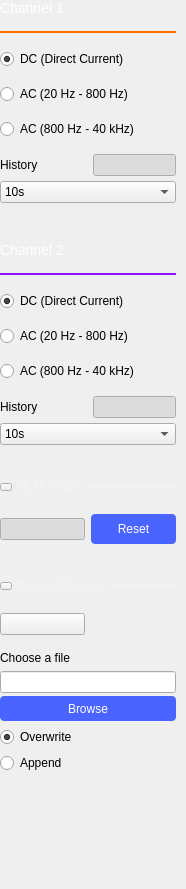
        <widget class="QWidget" name="scrollAreaWidgetContents">
         <property name="geometry">
          <rect>
           <x>0</x>
           <y>-152</y>
           <width>186</width>
           <height>889</height>
          </rect>
         </property>
         <property name="sizePolicy">
          <sizepolicy hsizetype="Preferred" vsizetype="Preferred">
           <horstretch>0</horstretch>
           <verstretch>0</verstretch>
          </sizepolicy>
         </property>
         <layout class="QVBoxLayout" name="verticalLayout_6">
          <property name="spacing">
           <number>15</number>
          </property>
          <property name="leftMargin">
           <number>0</number>
          </property>
          <property name="topMargin">
           <number>0</number>
          </property>
          <property name="rightMargin">
           <number>10</number>
          </property>
          <property name="bottomMargin">
           <number>20</number>
          </property>
          <item>
           <widget class="QLabel" name="label">
            <property name="sizePolicy">
             <sizepolicy hsizetype="Minimum" vsizetype="Preferred">
              <horstretch>0</horstretch>
              <verstretch>0</verstretch>
             </sizepolicy>
            </property>
            <property name="styleSheet">
             <string notr="true">QLabel {
	color: white;
	font-size:14px;
	font-weight:normal;
}</string>
            </property>
            <property name="text">
             <string>Channel 1</string>
            </property>
           </widget>
          </item>
          <item>
           <widget class="Line" name="line">
            <property name="sizePolicy">
             <sizepolicy hsizetype="Minimum" vsizetype="Fixed">
              <horstretch>0</horstretch>
              <verstretch>0</verstretch>
             </sizepolicy>
            </property>
            <property name="styleSheet">
             <string notr="true">QFrame { color: #ff7200; }</string>
            </property>
            <property name="frameShadow">
             <enum>QFrame::Plain</enum>
            </property>
            <property name="lineWidth">
             <number>2</number>
            </property>
            <property name="orientation">
             <enum>Qt::Horizontal</enum>
            </property>
           </widget>
          </item>
          <item>
           <layout class="QVBoxLayout" name="verticalLayout_4">
            <item>
             <widget class="QRadioButton" name="btn_ch1_dc">
              <property name="text">
               <string>DC (Direct Current)</string>
              </property>
              <property name="checked">
               <bool>true</bool>
              </property>
              <attribute name="buttonGroup">
               <string notr="true">buttonGroup</string>
              </attribute>
             </widget>
            </item>
            <item>
             <widget class="QRadioButton" name="btn_ch1_ac">
              <property name="text">
               <string>AC (20 Hz - 800 Hz)</string>
              </property>
              <attribute name="buttonGroup">
               <string notr="true">buttonGroup</string>
              </attribute>
             </widget>
            </item>
            <item>
             <widget class="QRadioButton" name="btn_ch1_ac2">
              <property name="text">
               <string>AC (800 Hz - 40 kHz)</string>
              </property>
              <attribute name="buttonGroup">
               <string notr="true">buttonGroup</string>
              </attribute>
             </widget>
            </item>
           </layout>
          </item>
          <item>
           <layout class="QGridLayout" name="gridLayout">
            <property name="spacing">
             <number>5</number>
            </property>
            <item row="2" column="0" colspan="2">
             <widget class="QComboBox" name="historySizeCh1">
              <property name="sizePolicy">
               <sizepolicy hsizetype="Preferred" vsizetype="Fixed">
                <horstretch>0</horstretch>
                <verstretch>0</verstretch>
               </sizepolicy>
              </property>
              <property name="minimumSize">
               <size>
                <width>80</width>
                <height>0</height>
               </size>
              </property>
              <property name="currentIndex">
               <number>1</number>
              </property>
              <item>
               <property name="text">
                <string>1s</string>
               </property>
              </item>
              <item>
               <property name="text">
                <string>10s</string>
               </property>
              </item>
              <item>
               <property name="text">
                <string>60s</string>
               </property>
              </item>
             </widget>
            </item>
            <item row="0" column="0" colspan="2">
             <layout class="QHBoxLayout" name="horizontalLayout_4">
              <property name="spacing">
               <number>10</number>
              </property>
              <property name="topMargin">
               <number>0</number>
              </property>
              <item>
               <widget class="QLabel" name="label_3">
                <property name="text">
                 <string>History</string>
                </property>
               </widget>
              </item>
              <item>
               <widget class="adiscope::CustomSwitch" name="histogramCh1">
                <property name="checkable">
                 <bool>true</bool>
                </property>
                <property name="checked">
                 <bool>true</bool>
                </property>
               </widget>
              </item>
             </layout>
            </item>
           </layout>
          </item>
          <item>
           <spacer name="verticalSpacer_3">
            <property name="orientation">
             <enum>Qt::Vertical</enum>
            </property>
            <property name="sizeType">
             <enum>QSizePolicy::Fixed</enum>
            </property>
            <property name="sizeHint" stdset="0">
             <size>
              <width>0</width>
              <height>24</height>
             </size>
            </property>
           </spacer>
          </item>
          <item>
           <widget class="QLabel" name="label_2">
            <property name="sizePolicy">
             <sizepolicy hsizetype="Minimum" vsizetype="Preferred">
              <horstretch>0</horstretch>
              <verstretch>0</verstretch>
             </sizepolicy>
            </property>
            <property name="autoFillBackground">
             <bool>false</bool>
            </property>
            <property name="styleSheet">
             <string notr="true">QLabel {
	color: white;
	font-size:14px;
	font-weight:normal;
}</string>
            </property>
            <property name="text">
             <string>Channel 2</string>
            </property>
           </widget>
          </item>
          <item>
           <widget class="Line" name="line_2">
            <property name="sizePolicy">
             <sizepolicy hsizetype="Minimum" vsizetype="Fixed">
              <horstretch>0</horstretch>
              <verstretch>0</verstretch>
             </sizepolicy>
            </property>
            <property name="styleSheet">
             <string notr="true">QFrame { color: #9013fe; }</string>
            </property>
            <property name="frameShadow">
             <enum>QFrame::Plain</enum>
            </property>
            <property name="lineWidth">
             <number>2</number>
            </property>
            <property name="orientation">
             <enum>Qt::Horizontal</enum>
            </property>
           </widget>
          </item>
          <item>
           <layout class="QVBoxLayout" name="verticalLayout_5">
            <item>
             <widget class="QRadioButton" name="btn_ch2_dc">
              <property name="text">
               <string>DC (Direct Current)</string>
              </property>
              <property name="checked">
               <bool>true</bool>
              </property>
              <attribute name="buttonGroup">
               <string notr="true">buttonGroup_2</string>
              </attribute>
             </widget>
            </item>
            <item>
             <widget class="QRadioButton" name="btn_ch2_ac">
              <property name="text">
               <string>AC (20 Hz - 800 Hz)</string>
              </property>
              <attribute name="buttonGroup">
               <string notr="true">buttonGroup_2</string>
              </attribute>
             </widget>
            </item>
            <item>
             <widget class="QRadioButton" name="btn_ch2_ac2">
              <property name="text">
               <string>AC (800 Hz - 40 kHz)</string>
              </property>
              <attribute name="buttonGroup">
               <string notr="true">buttonGroup_2</string>
              </attribute>
             </widget>
            </item>
           </layout>
          </item>
          <item>
           <layout class="QGridLayout" name="gridLayout_2">
            <property name="spacing">
             <number>5</number>
            </property>
            <item row="3" column="0" colspan="2">
             <widget class="QComboBox" name="historySizeCh2">
              <property name="sizePolicy">
               <sizepolicy hsizetype="Preferred" vsizetype="Fixed">
                <horstretch>0</horstretch>
                <verstretch>0</verstretch>
               </sizepolicy>
              </property>
              <property name="minimumSize">
               <size>
                <width>80</width>
                <height>0</height>
               </size>
              </property>
              <property name="currentIndex">
               <number>1</number>
              </property>
              <item>
               <property name="text">
                <string>1s</string>
               </property>
              </item>
              <item>
               <property name="text">
                <string>10s</string>
               </property>
              </item>
              <item>
               <property name="text">
                <string>60s</string>
               </property>
              </item>
             </widget>
            </item>
            <item row="2" column="0" colspan="2">
             <layout class="QHBoxLayout" name="horizontalLayout_3">
              <property name="spacing">
               <number>10</number>
              </property>
              <property name="topMargin">
               <number>0</number>
              </property>
              <item>
               <widget class="QLabel" name="label_5">
                <property name="text">
                 <string>History</string>
                </property>
               </widget>
              </item>
              <item>
               <widget class="adiscope::CustomSwitch" name="histogramCh2">
                <property name="checkable">
                 <bool>true</bool>
                </property>
                <property name="checked">
                 <bool>true</bool>
                </property>
               </widget>
              </item>
             </layout>
            </item>
           </layout>
          </item>
          <item>
           <spacer name="verticalSpacer">
            <property name="orientation">
             <enum>Qt::Vertical</enum>
            </property>
            <property name="sizeType">
             <enum>QSizePolicy::Fixed</enum>
            </property>
            <property name="sizeHint" stdset="0">
             <size>
              <width>0</width>
              <height>20</height>
             </size>
            </property>
           </spacer>
          </item>
          <item>
           <layout class="QHBoxLayout" name="horizontalLayout_12">
            <property name="spacing">
             <number>0</number>
            </property>
            <property name="topMargin">
             <number>0</number>
            </property>
            <item>
             <widget class="QPushButton" name="btnCollapsePeakHold">
              <property name="styleSheet">
               <string notr="true">QPushButton {
  max-height: 6px;
  max-width: 10px;
  border-image: url(:/icons/sba_cmb_box_arrow.svg);
}

QPushButton:checked
{
  max-height: 10px;
  max-width:  6px;
border-image: url(:/icons/sba_cmb_box_arrow_right.svg);
}



</string>
              </property>
              <property name="text">
               <string/>
              </property>
              <property name="checkable">
               <bool>true</bool>
              </property>
             </widget>
            </item>
            <item>
             <widget class="QLabel" name="label_12">
              <property name="sizePolicy">
               <sizepolicy hsizetype="Fixed" vsizetype="Fixed">
                <horstretch>0</horstretch>
                <verstretch>0</verstretch>
               </sizepolicy>
              </property>
              <property name="styleSheet">
               <string notr="true">QLabel {
  font-size: 12px;
  color: rgba(255, 255, 255, 70);
}</string>
              </property>
              <property name="text">
               <string> PEAK HOLD </string>
              </property>
             </widget>
            </item>
            <item>
             <widget class="Line" name="line_4">
              <property name="minimumSize">
               <size>
                <width>0</width>
                <height>1</height>
               </size>
              </property>
              <property name="maximumSize">
               <size>
                <width>16777215</width>
                <height>1</height>
               </size>
              </property>
              <property name="styleSheet">
               <string notr="true">border: 1px solid rgba(255, 255, 255, 70);</string>
              </property>
              <property name="frameShadow">
               <enum>QFrame::Plain</enum>
              </property>
              <property name="lineWidth">
               <number>1</number>
              </property>
              <property name="orientation">
               <enum>Qt::Horizontal</enum>
              </property>
             </widget>
            </item>
           </layout>
          </item>
          <item>
           <spacer name="verticalSpacer_10">
            <property name="orientation">
             <enum>Qt::Vertical</enum>
            </property>
            <property name="sizeType">
             <enum>QSizePolicy::Fixed</enum>
            </property>
            <property name="sizeHint" stdset="0">
             <size>
              <width>0</width>
              <height>5</height>
             </size>
            </property>
           </spacer>
          </item>
          <item>
           <widget class="QWidget" name="gridLayout_4Widget" native="true">
            <layout class="QGridLayout" name="gridLayout_4">
             <property name="leftMargin">
              <number>0</number>
             </property>
             <property name="topMargin">
              <number>0</number>
             </property>
             <property name="rightMargin">
              <number>0</number>
             </property>
             <property name="bottomMargin">
              <number>0</number>
             </property>
             <item row="0" column="0">
              <layout class="QHBoxLayout" name="horizontalLayout_15">
               <property name="leftMargin">
                <number>0</number>
               </property>
               <property name="topMargin">
                <number>0</number>
               </property>
               <property name="rightMargin">
                <number>0</number>
               </property>
               <item>
                <widget class="adiscope::CustomSwitch" name="btnDisplayPeakHold">
                 <property name="text">
                  <string/>
                 </property>
                 <property name="checkable">
                  <bool>true</bool>
                 </property>
                 <property name="checked">
                  <bool>true</bool>
                 </property>
                </widget>
               </item>
               <item>
                <widget class="QPushButton" name="btnResetPeakHold">
                 <property name="minimumSize">
                  <size>
                   <width>0</width>
                   <height>30</height>
                  </size>
                 </property>
                 <property name="styleSheet">
                  <string notr="true">QPushButton{
height:25px;
background-color: #4A64FF;
border-radius: 4px;

font-family: Arial;
font-size: 12px;
line-height: 14px;
color: #FFFFFF;
}
QPushButton:hover
{
         background-color: #4a34ff;
}</string>
                 </property>
                 <property name="text">
                  <string>Reset</string>
                 </property>
                </widget>
               </item>
              </layout>
             </item>
            </layout>
           </widget>
          </item>
          <item>
           <spacer name="verticalSpacer_11">
            <property name="orientation">
             <enum>Qt::Vertical</enum>
            </property>
            <property name="sizeType">
             <enum>QSizePolicy::Fixed</enum>
            </property>
            <property name="sizeHint" stdset="0">
             <size>
              <width>20</width>
              <height>20</height>
             </size>
            </property>
           </spacer>
          </item>
          <item>
           <layout class="QHBoxLayout" name="horizontalLayout_11">
            <property name="spacing">
             <number>0</number>
            </property>
            <property name="topMargin">
             <number>0</number>
            </property>
            <item>
             <widget class="QPushButton" name="btnCollapseDataLog">
              <property name="styleSheet">
               <string notr="true">QPushButton {
  max-height: 6px;
  max-width: 10px;
  border-image: url(:/icons/sba_cmb_box_arrow.svg);
}

QPushButton:checked
{
  max-height: 10px;
  max-width:  6px;
border-image: url(:/icons/sba_cmb_box_arrow_right.svg);
}



</string>
              </property>
              <property name="text">
               <string/>
              </property>
              <property name="checkable">
               <bool>true</bool>
              </property>
             </widget>
            </item>
            <item>
             <widget class="QLabel" name="label_4">
              <property name="sizePolicy">
               <sizepolicy hsizetype="Fixed" vsizetype="Fixed">
                <horstretch>0</horstretch>
                <verstretch>0</verstretch>
               </sizepolicy>
              </property>
              <property name="styleSheet">
               <string notr="true">QLabel {
  font-size: 12px;
  color: rgba(255, 255, 255, 70);
}</string>
              </property>
              <property name="text">
               <string> DATA LOGGING </string>
              </property>
             </widget>
            </item>
            <item>
             <widget class="Line" name="line_3">
              <property name="minimumSize">
               <size>
                <width>0</width>
                <height>1</height>
               </size>
              </property>
              <property name="maximumSize">
               <size>
                <width>16777215</width>
                <height>1</height>
               </size>
              </property>
              <property name="styleSheet">
               <string notr="true">border: 1px solid rgba(255, 255, 255, 70);</string>
              </property>
              <property name="frameShadow">
               <enum>QFrame::Plain</enum>
              </property>
              <property name="lineWidth">
               <number>1</number>
              </property>
              <property name="orientation">
               <enum>Qt::Horizontal</enum>
              </property>
             </widget>
            </item>
           </layout>
          </item>
          <item>
           <spacer name="verticalSpacer_12">
            <property name="orientation">
             <enum>Qt::Vertical</enum>
            </property>
            <property name="sizeType">
             <enum>QSizePolicy::Fixed</enum>
            </property>
            <property name="sizeHint" stdset="0">
             <size>
              <width>20</width>
              <height>5</height>
             </size>
            </property>
           </spacer>
          </item>
          <item>
           <widget class="QWidget" name="gridLayout_3Widget" native="true">
            <layout class="QGridLayout" name="gridLayout_3">
             <property name="leftMargin">
              <number>0</number>
             </property>
             <property name="topMargin">
              <number>0</number>
             </property>
             <property name="rightMargin">
              <number>0</number>
             </property>
             <property name="bottomMargin">
              <number>0</number>
             </property>
             <item row="5" column="0" colspan="2">
              <layout class="QVBoxLayout" name="verticalLayout_7">
               <property name="spacing">
                <number>3</number>
               </property>
               <property name="topMargin">
                <number>0</number>
               </property>
               <item>
                <widget class="QLineEdit" name="filename">
                 <property name="styleSheet">
                  <string notr="true">
QLineEdit[invalid=true] {
border-color: red
}
QLineEdit[invalid=false] {
border-color: grey;
}</string>
                 </property>
                 <property name="readOnly">
                  <bool>true</bool>
                 </property>
                </widget>
               </item>
               <item>
                <widget class="QPushButton" name="btnChooseFile">
                 <property name="sizePolicy">
                  <sizepolicy hsizetype="Preferred" vsizetype="Fixed">
                   <horstretch>0</horstretch>
                   <verstretch>0</verstretch>
                  </sizepolicy>
                 </property>
                 <property name="minimumSize">
                  <size>
                   <width>20</width>
                   <height>25</height>
                  </size>
                 </property>
                 <property name="layoutDirection">
                  <enum>Qt::LeftToRight</enum>
                 </property>
                 <property name="styleSheet">
                  <string notr="true">QPushButton{
height:25px;
background-color: #4A64FF;
border-radius: 4px;

font-family: Arial;
font-size: 12px;
line-height: 14px;
color: #FFFFFF;
}
QPushButton:hover
{
         background-color: #4a34ff;
}</string>
                 </property>
                 <property name="text">
                  <string>Browse</string>
                 </property>
                 <property name="iconSize">
                  <size>
                   <width>20</width>
                   <height>20</height>
                  </size>
                 </property>
                </widget>
               </item>
              </layout>
             </item>
             <item row="3" column="0">
              <spacer name="verticalSpacer_15">
               <property name="orientation">
                <enum>Qt::Vertical</enum>
               </property>
               <property name="sizeType">
                <enum>QSizePolicy::Fixed</enum>
               </property>
               <property name="sizeHint" stdset="0">
                <size>
                 <width>20</width>
                 <height>10</height>
                </size>
               </property>
              </spacer>
             </item>
             <item row="0" column="0">
              <widget class="adiscope::CustomSwitch" name="btnDataLogging">
               <property name="text">
                <string/>
               </property>
               <property name="checkable">
                <bool>true</bool>
               </property>
              </widget>
             </item>
             <item row="11" column="0" colspan="2">
              <layout class="QHBoxLayout" name="horizontalLayout_2">
               <property name="spacing">
                <number>10</number>
               </property>
               <property name="topMargin">
                <number>0</number>
               </property>
              </layout>
             </item>
             <item row="7" column="0" colspan="2">
              <widget class="QRadioButton" name="btn_overwrite">
               <property name="text">
                <string>Overwrite</string>
               </property>
               <property name="checked">
                <bool>true</bool>
               </property>
              </widget>
             </item>
             <item row="4" column="0" colspan="2">
              <widget class="QLabel" name="lblFileStatus">
               <property name="styleSheet">
                <string notr="true"/>
               </property>
               <property name="text">
                <string>Choose a file</string>
               </property>
              </widget>
             </item>
             <item row="8" column="0" colspan="2">
              <widget class="QRadioButton" name="btn_append">
               <property name="text">
                <string>Append</string>
               </property>
              </widget>
             </item>
             <item row="9" column="0">
              <spacer name="verticalSpacer_16">
               <property name="orientation">
                <enum>Qt::Vertical</enum>
               </property>
               <property name="sizeType">
                <enum>QSizePolicy::Fixed</enum>
               </property>
               <property name="sizeHint" stdset="0">
                <size>
                 <width>20</width>
                 <height>10</height>
                </size>
               </property>
              </spacer>
             </item>
            </layout>
           </widget>
          </item>
          <item>
           <spacer name="verticalSpacer_8">
            <property name="orientation">
             <enum>Qt::Vertical</enum>
            </property>
            <property name="sizeType">
             <enum>QSizePolicy::MinimumExpanding</enum>
            </property>
            <property name="sizeHint" stdset="0">
             <size>
              <width>0</width>
              <height>2</height>
             </size>
            </property>
           </spacer>
          </item>
         </layout>
        </widget>
